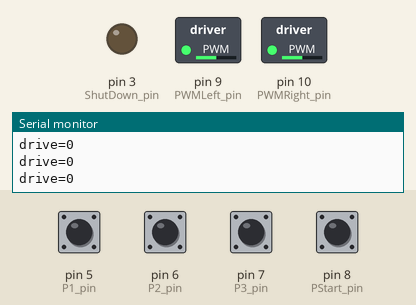
This sketch was run on a simulated Arduino Uno, built with avr-gcc and run on an emulated ATmega328P. On the bench: switched loads named in the sketch (green lamp = pin HIGH), output pins drawn as LEDs (lit = HIGH), the last lines printed to the serial monitor. The inputs (shaded band) are chosen by the test bench; at power-on: pin 5 (P1_pin), pin 6 (P2_pin), pin 7 (P3_pin), pin 8 (PStart_pin) HIGH.

Above: at 4.2 s.
4.3 s: pin 6 (P2_pin) pulled LOW for 1 s
At 4.62 s:
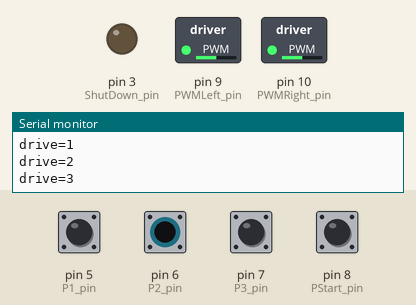
6.8 s: pin 8 (PStart_pin) pulled LOW for 0.15 s
At 6.94 s:
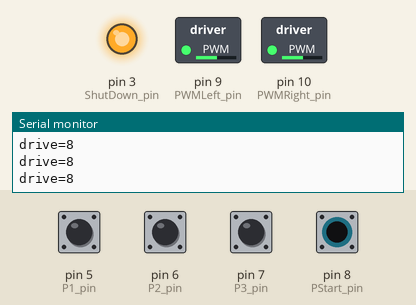
8.5 s: pin 5 (P1_pin) pulled LOW for 1 s
At 10.4 s:
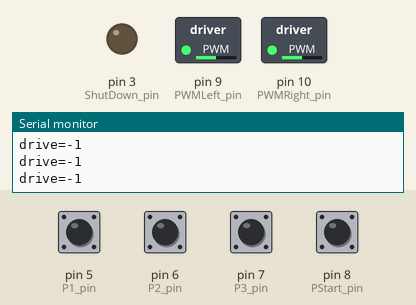
11.0 s: pin 8 (PStart_pin) pulled LOW for 1 s
At 11.8 s:
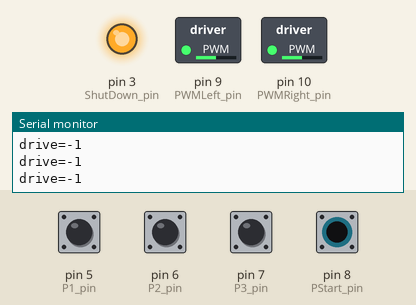
13.5 s: pin 5 (P1_pin) pulled LOW for 0.15 s
At 14.6 s:
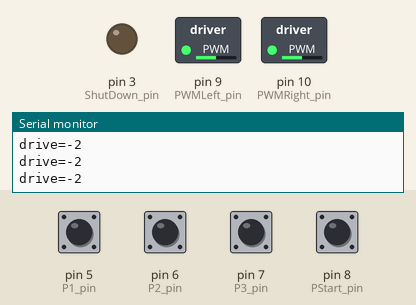
Timing chart, 0 to 16.1 s (numbered marks = the images above; inputs shaded):
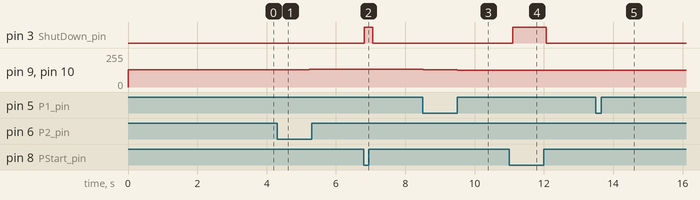

The sketch:

OpenWheelsTestMotor.ino
```cpp
// (licence header left out)
#include <SoftwareSerial.h>

//ADC Inputs
#define Acc_ADC_pin    0
#define Gyro_ADC_pin   1
#define Steer_ADC_pin  2
#define VBat_ADC_pin   3
#define IBat_ADC_pin   4

//Driver pin
#define ShutDown_pin   3   // ShutDown for motor driver (LOW=SD)
#define PWMLeft_pin    9   // PWM for motor Left
#define PWMRight_pin  10   // PWM for motor Right


//Digital pin
#define SerLCD_TX      4   // software serial TX for Serial LCD
#define P1_pin         5   // P1 pushbutton + function
#define P2_pin         6   // P2 pushbutton - function
#define P3_pin         7   // P3 pushbutton Enter function
#define PStart_pin     8   // Start Contact

//Battery variables
float VBatLevel;
float VBatScale=0.036;
float IBatLevel;
float IBatScale=0.0538;

//motor variables
int dutyCycleLeft;
int dutyCycleRight;
int stallMotor;            // value of PWM for motor stall
float drive=0;
int drivePWM;
int maxPWM;
boolean status;

// Sensor
int Acc_RAW;
int Gyro_RAW;
int Steer_RAW;

// LCD TX pin (RX not necessary)
SoftwareSerial LCD = SoftwareSerial(0, SerLCD_TX);

void setup() {
  Serial.begin(115200);
  analogReference(EXTERNAL);

  pinMode(P1_pin, INPUT_PULLUP);
  pinMode(P2_pin, INPUT_PULLUP);
  pinMode(P3_pin, INPUT_PULLUP);
  pinMode(PStart_pin, INPUT_PULLUP);

  Serial.println("OpenWheels Test Motor\n");
  Serial.println("Init motor...");
  initMotor();
  delay(500);
  Serial.println("Init LCD...\n");
  serLCDInit();
  delay(500);
}

void loop() {

  status=digitalRead(PStart_pin);
  digitalWrite(ShutDown_pin, !status);

  if (digitalRead(P1_pin)==0) {
      if (drive>-stallMotor) drive-=1.0;
      SetMotor();
  }
  if (digitalRead(P2_pin)==0) {
      if (drive<stallMotor) drive+=1.0;
      SetMotor();
  }

  if (digitalRead(P3_pin)==0) {
      drive=0.0;
      SetMotor();
  }
  Serial.print("drive=");  // ECO on SerialMonitor
  Serial.println(int(drive));
  clearLCD();
  lcdPosition(0,0);
  LCD.print("PWM=");
  LCD.print(int(drive));
  lcdPosition(1,0);
  if (status==0)
    LCD.print("RUN");
  else
    LCD.print("STOP");

  delay(100);
}
```

Motor.ino
```cpp
/*
  OpenWheels Motor
 */


void initMotor()
{
  //Initialize motor

  pinMode(ShutDown_pin, OUTPUT);
  digitalWrite(ShutDown_pin, LOW);   //ShutDown driver at startUP

  pinMode(PWMLeft_pin, OUTPUT);
  pinMode(PWMRight_pin, OUTPUT);

  // Phase and Frequency correct PWM on TIMER1
  //PWM_frequency = (16000000)/(2*Prescale_factor*ICR1)
  //ICR1=(16000000)/(2*Prescale_factor*PWM_frequency)
  // ICR1=400  fPWM=20000
  // ICR1=500  fPWM=16000
  // ICR1=666  fPWM=12012
  // ICR1=1024 fPWM=7812
  TCCR1A = _BV(COM1A1) | _BV(COM1B1) ; // phase and frequency correct mode. NON-inverted mode
  // TCCR1A = _BV(COM1A1) | _BV(COM1B1) | _BV(COM1A0) | _BV(COM1B0) ;   //phase/frequency correct mode. SELECT THIS FOR INVERTED OUTPUTS.
  TCCR1B = _BV(WGM13) | _BV(CS10); // Select mode 8 and select divide by 1 on prescaler
  ICR1=500;

  // *************************************************************************
  // limit for driver compatibiliti  (5% di ICR1A) < drivePWM < (95% di ICR1A)
  // stop motor driver=stallMotor=ICR1/2;
  // *************************************************************************
  maxPWM = float(ICR1)*0.95/2;
  stallMotor=ICR1/2;
  OCR1A = stallMotor;  //0=0%  ICR1/2=50%  ICR1=100%
  OCR1B = stallMotor;
}

void SetMotor()
{
    drivePWM = int(drive);
    drivePWM = constrain(drivePWM, -maxPWM, maxPWM);
    dutyCycleLeft = stallMotor + drivePWM;
    dutyCycleRight = stallMotor + drivePWM;
    dutyCycleLeft = constrain(dutyCycleLeft, stallMotor-maxPWM, stallMotor+maxPWM);
    dutyCycleRight = constrain(dutyCycleRight, stallMotor-maxPWM, stallMotor+maxPWM);
    OCR1A = dutyCycleLeft;  //set PWM
    OCR1B = dutyCycleRight;  //set PWM
}
```

SerLCD.ino
```cpp
/*
  OpenWheels serLCD
  use SparkFun SerLCD
 */


const int LCDdelay=2;  // conservative, 2 actually works

// wbp: goto with row & column
void lcdPosition(int row, int col) {
  LCD.write(0xFE);   //command flag
  LCD.write((col + row*64 + 128));    //position
  delay(LCDdelay);
}

void clearLCD(){
  LCD.write(0xFE);   //command flag
  LCD.write(0x01);   //clear command.
  delay(LCDdelay);
}

void backlightOn() { //turns on the backlight
  LCD.write(0x7C);   //command flag for backlight stuff
  LCD.write(157);    //light level.
  delay(LCDdelay);
}

void backlightOff(){ //turns off the backlight
  LCD.write(0x7C);   //command flag for backlight stuff
  LCD.write(128);    //light level for off.
   delay(LCDdelay);
}

void serCommand(){   //a general function to call the command flag for issuing all other commands
  LCD.write(0xFE);
}

void splashSet(){    //set the splash display text to memory
  LCD.write(0x7C);   //command flag
  LCD.write(10);     //this is the <control> j char or line feed
}

void serLCDInit() {
  LCD.begin(9600);
  backlightOff();
  clearLCD();
  lcdPosition(0,0);
  LCD.print("OpenWheels V1.0");
  delay(2000);
  splashSet();
}
```

Measured:
- after the input at 4.3 s, pin 9 (PWMLeft_pin), pin 10 (PWMRight_pin): 128/255 → 129/255 after 0.20 s, → 130/255 0.24 s later, → 131/255 0.24 s later, → 132/255 0.24 s later
- after the input at 6.8 s, pin 3 (ShutDown_pin): LOW → HIGH at once, → LOW 0.24 s later
- after the input at 8.5 s, pin 9 (PWMLeft_pin), pin 10 (PWMRight_pin): moves from 132/255 to 127/255 over 0.98 s, starting at once
- after the input at 11.0 s, pin 3 (ShutDown_pin): LOW → HIGH after 0.10 s, → LOW 0.98 s later
- after the input at 13.5 s, pin 9 (PWMLeft_pin), pin 10 (PWMRight_pin): 127/255 → 126/255 after 0.05 s
